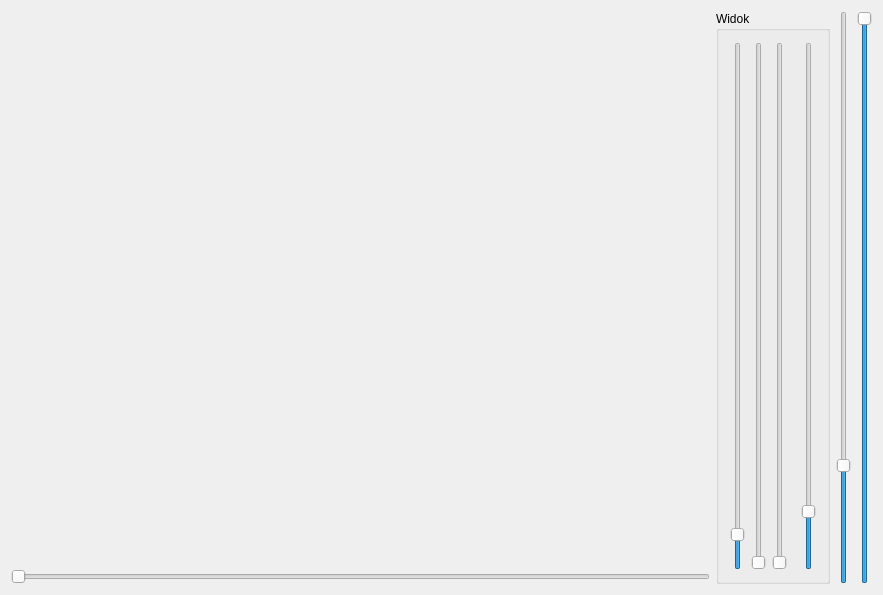
<?xml version="1.0" encoding="UTF-8"?>
<ui version="4.0">
 <class>MainWindow</class>
 <widget class="QMainWindow" name="MainWindow">
  <property name="geometry">
   <rect>
    <x>0</x>
    <y>0</y>
    <width>883</width>
    <height>595</height>
   </rect>
  </property>
  <property name="windowTitle">
   <string>MainWindow</string>
  </property>
  <widget class="QWidget" name="centralWidget">
   <layout class="QGridLayout" name="gridLayout">
    <item row="1" column="0">
     <widget class="QSlider" name="horizontalSlider_Slider">
      <property name="maximum">
       <number>10000</number>
      </property>
      <property name="orientation">
       <enum>Qt::Horizontal</enum>
      </property>
     </widget>
    </item>
    <item row="0" column="6" rowspan="2">
     <widget class="QSlider" name="verticalSliderD">
      <property name="minimum">
       <number>1</number>
      </property>
      <property name="maximum">
       <number>1000</number>
      </property>
      <property name="value">
       <number>200</number>
      </property>
      <property name="orientation">
       <enum>Qt::Vertical</enum>
      </property>
     </widget>
    </item>
    <item row="0" column="0">
     <widget class="WidgetOpenGL" name="widgetOpenGL" native="true">
      <property name="minimumSize">
       <size>
        <width>200</width>
        <height>200</height>
       </size>
      </property>
     </widget>
    </item>
    <item row="0" column="5" rowspan="2">
     <widget class="QGroupBox" name="groupBoxView">
      <property name="sizePolicy">
       <sizepolicy hsizetype="Maximum" vsizetype="Preferred">
        <horstretch>0</horstretch>
        <verstretch>0</verstretch>
       </sizepolicy>
      </property>
      <property name="title">
       <string>Widok</string>
      </property>
      <layout class="QHBoxLayout" name="horizontalLayout">
       <item>
        <widget class="QSlider" name="verticalSliderRotX">
         <property name="maximum">
          <number>3600</number>
         </property>
         <property name="value">
          <number>200</number>
         </property>
         <property name="orientation">
          <enum>Qt::Vertical</enum>
         </property>
        </widget>
       </item>
       <item>
        <widget class="QSlider" name="verticalSliderRotZ">
         <property name="maximum">
          <number>3600</number>
         </property>
         <property name="orientation">
          <enum>Qt::Vertical</enum>
         </property>
        </widget>
       </item>
       <item>
        <widget class="QSlider" name="verticalSliderRotY">
         <property name="maximum">
          <number>3600</number>
         </property>
         <property name="orientation">
          <enum>Qt::Vertical</enum>
         </property>
        </widget>
       </item>
       <item>
        <spacer name="horizontalSpacer">
         <property name="orientation">
          <enum>Qt::Horizontal</enum>
         </property>
         <property name="sizeType">
          <enum>QSizePolicy::Fixed</enum>
         </property>
         <property name="sizeHint" stdset="0">
          <size>
           <width>8</width>
           <height>20</height>
          </size>
         </property>
        </spacer>
       </item>
       <item>
        <widget class="QSlider" name="verticalSliderZoom">
         <property name="maximum">
          <number>1000</number>
         </property>
         <property name="value">
          <number>100</number>
         </property>
         <property name="orientation">
          <enum>Qt::Vertical</enum>
         </property>
        </widget>
       </item>
      </layout>
     </widget>
    </item>
    <item row="0" column="7" rowspan="2">
     <widget class="QSlider" name="verticalSliderAlpha">
      <property name="maximum">
       <number>1000</number>
      </property>
      <property name="value">
       <number>1000</number>
      </property>
      <property name="orientation">
       <enum>Qt::Vertical</enum>
      </property>
     </widget>
    </item>
   </layout>
  </widget>
 </widget>
 <layoutdefault spacing="6" margin="11"/>
 <customwidgets>
  <customwidget>
   <class>WidgetOpenGL</class>
   <extends>QWidget</extends>
   <header location="global">widgetopengl.h</header>
   <container>1</container>
   <slots>
    <slot>v_transform()</slot>
   </slots>
  </customwidget>
 </customwidgets>
 <resources/>
 <connections/>
</ui>
